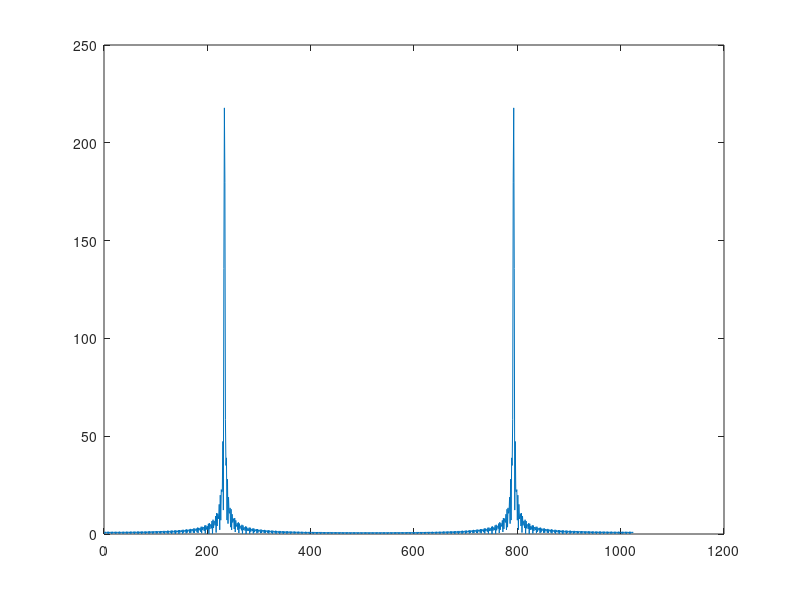

Source code (MATLAB): (Note: this script raises an error after producing the figure.)
fs = 44100;           
duration = 0.01;              
f = 10000; 
mostres = duration*fs;
t = 0:(1/fs):duration-(1/fs);
t2 = 0:(1/fs):2*duration-(1/fs);
n = 1:1:mostres;      

%mesura de la THD 
A = 1;
o = A*sin(2*pi*n*(f/fs)); %senyal original
d = o+ A*sin(2*pi*n*(2*f/fs)); %senyal amb distorsió interharmònica
td = fft(d);
u = 1:1:1024;
plot(u,abs(fft(o,1024)));
a = 5*o;
%G = guany(o,a,mostres)
distor = thd(o,d,mostres)


function guany = guany(x,y,mostres)
    px = (x(1).*x(1))/mostres;
    py = (y(1).*y(1))/mostres;
    guany = sqrt(py/px);
end

function THD = thd(z,k,mostres)  %z senyal entrada, k senyal sortida
    Kf = fft(k);
    [a,b] = max(abs(Kf(1:mostres/2)));
    cicles = floor((mostres/2)/(b-1)); %utilitzem (b-1) perquè en el vector el primer índex es 1
    valors = 0:1:cicles-2; %creem un vector buit per posar-hi els valors de les amplituds als diferents harmònics
    for i = 2:cicles
        l = i*(b-1)+1;
        [valors(i),c] = max(abs(Kf(l-4:l+4)));
    end
    l = sum(valors*valors');
    THD = sqrt(l)/a;
end